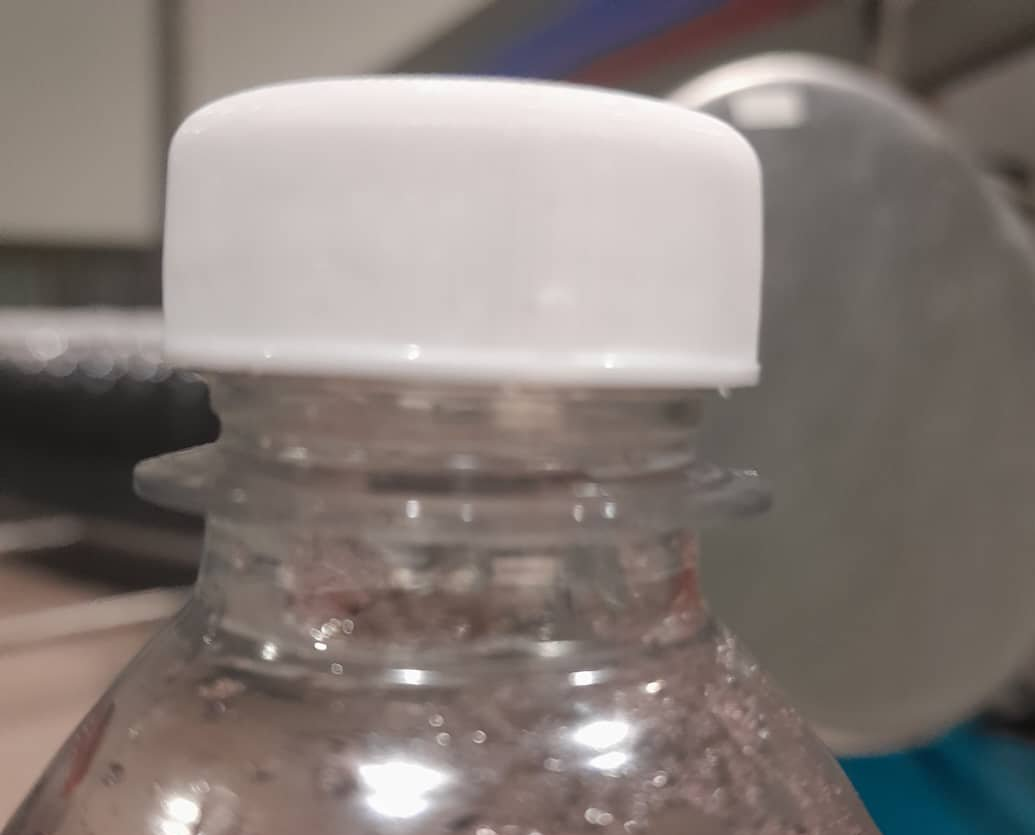
#> input picture photos/17_jpg.rf.HRY1IlqyeD5BTxgpiN8i.jpg, 1035 x 835 px; its folder holds only this picture in this run
$ python -i threshold_morphology.py   (imports and definitions only)
#> lines starting #> are read from the running program, lines starting #| are printed output that depends on the picture; after the words box and inside, x2 and y2 are one past the last pixel; in counts of white or black regions, pixels touching at a corner belong together
"""Thresholding + morphology-based classifier.

STATUS: STUB for Kolega A.

Idea:
    Binarize the image (Otsu or adaptive), clean with morphology
    (opening/closing), then extract shape descriptors from the resulting
    blob (area, solidity, Hu moments, orientation, eccentricity, ...).
    Feed them into a classical classifier (RandomForest / SVM).

The feature extractor here is intentionally minimal so that the pipeline
runs end-to-end. Kolega A should enrich ``_extract_features``.
"""
from __future__ import annotations

import sys
from pathlib import Path

import cv2
import joblib
import numpy as np
from sklearn.ensemble import RandomForestClassifier

sys.path.append(str(Path(__file__).resolve().parents[1]))
from classical.base_classifier import BaseClassifier  # noqa: E402
from config import NUM_CLASSES  # noqa: E402
from data.preprocessing import to_gray  # noqa: E402


def _extract_features(img_gray: np.ndarray) -> np.ndarray:
    """Feature vector built from Otsu binarization + morphology.

    TODO(Kolega A): add Hu moments, solidity, eccentricity, angle of
    min-area rect (see main.py for an example), etc.
    """
    blur = cv2.GaussianBlur(img_gray, (5, 5), 0)
    _, thresh = cv2.threshold(
        blur, 0, 255, cv2.THRESH_BINARY + cv2.THRESH_OTSU
    )
    kernel = np.ones((3, 3), np.uint8)
    clean = cv2.morphologyEx(thresh, cv2.MORPH_OPEN, kernel, iterations=1)
    clean = cv2.morphologyEx(clean, cv2.MORPH_CLOSE, kernel, iterations=1)

    total_pixels = clean.size
    white_ratio = float(clean.sum()) / (255.0 * total_pixels)

    contours, _ = cv2.findContours(
        clean, cv2.RETR_EXTERNAL, cv2.CHAIN_APPROX_SIMPLE
    )
    if not contours:
        return np.array([white_ratio, 0, 0, 0, 0], dtype=np.float32)

    largest = max(contours, key=cv2.contourArea)
    area = float(cv2.contourArea(largest))
    perim = float(cv2.arcLength(largest, closed=True))
    hull = cv2.convexHull(largest)
    hull_area = float(cv2.contourArea(hull)) + 1e-6
    solidity = area / hull_area

    if len(largest) >= 5:
        (_cx, _cy), (ma, MA), _angle = cv2.fitEllipse(largest)
        eccentricity = float(np.sqrt(1 - (ma / (MA + 1e-6)) ** 2))
    else:
        eccentricity = 0.0

    return np.array([white_ratio, area, perim, solidity, eccentricity], dtype=np.float32)


def _batch_features(X_bgr: np.ndarray) -> np.ndarray:
    gray = to_gray(X_bgr)
    return np.stack([_extract_features(img) for img in gray], axis=0)


class ThresholdMorphologyClassifier(BaseClassifier):
    """STUB classifier: Otsu + morphology + shape features + RandomForest."""

    name = "threshold_morphology_rf"

    def __init__(self, n_estimators: int = 200, random_state: int = 42) -> None:
        self.n_estimators = n_estimators
        self.random_state = random_state
        self.clf: RandomForestClassifier | None = None

    def fit(
        self,
        X_train: np.ndarray,
        y_train: np.ndarray,
        X_val: np.ndarray | None = None,
        y_val: np.ndarray | None = None,
    ) -> None:
        feats = _batch_features(X_train)
        self.clf = RandomForestClassifier(
            n_estimators=self.n_estimators,
            random_state=self.random_state,
            n_jobs=-1,
        )
        self.clf.fit(feats, y_train)

    def predict(self, X: np.ndarray) -> np.ndarray:
        assert self.clf is not None
        return self.clf.predict(_batch_features(X)).astype(np.int64)

    def predict_proba(self, X: np.ndarray) -> np.ndarray:
        assert self.clf is not None
        proba = self.clf.predict_proba(_batch_features(X))
        if proba.shape[1] < NUM_CLASSES:
            padded = np.zeros((proba.shape[0], NUM_CLASSES), dtype=proba.dtype)
            for i, c in enumerate(self.clf.classes_):
                padded[:, int(c)] = proba[:, i]
            return padded
        return proba

    def save(self, path: str) -> None:
        assert self.clf is not None
        joblib.dump(self.clf, path)

    def load(self, path: str) -> None:
        self.clf = joblib.load(path)

>>> import cv2
>>> picture = cv2.imread('../photos/17_jpg.rf.HRY1IlqyeD5BTxgpiN8i.jpg', cv2.IMREAD_GRAYSCALE)
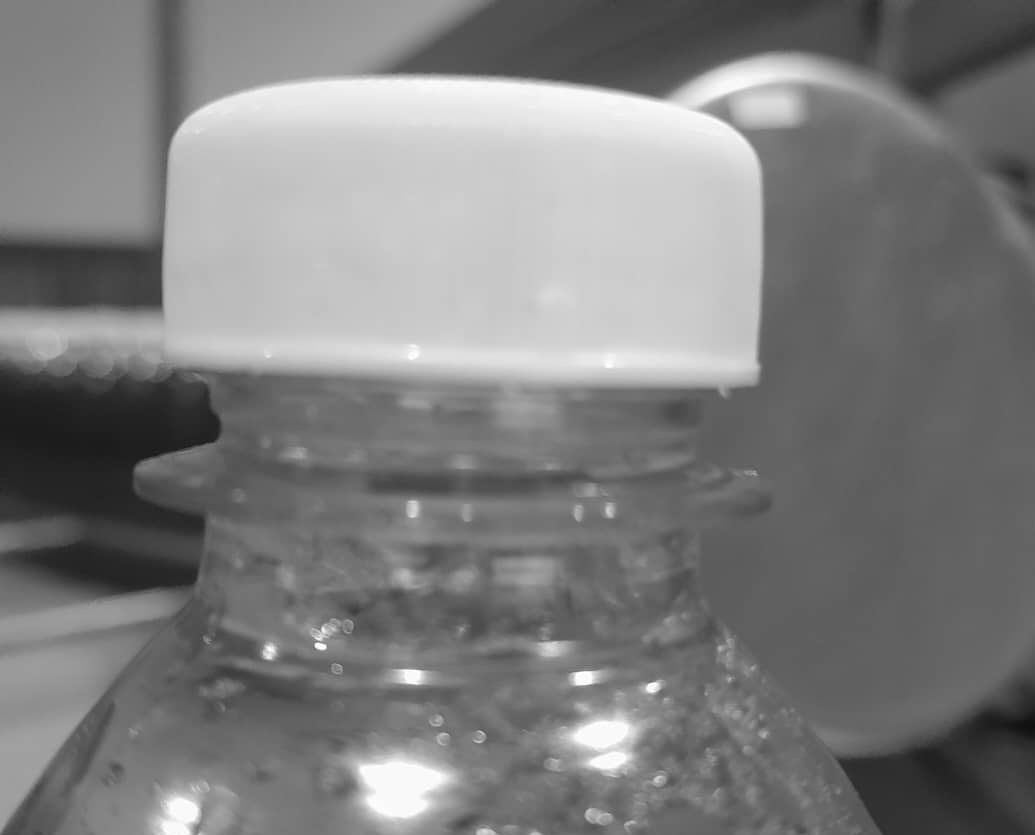
#> picture: shape (835, 1035); min 15, max 255, mean 126
>>> result = _extract_features(picture)
#> in _extract_features, `_, thresh = cv2.threshold( blur, 0, 255, cv2.THRESH_BINARY + cv2.THRES..`:
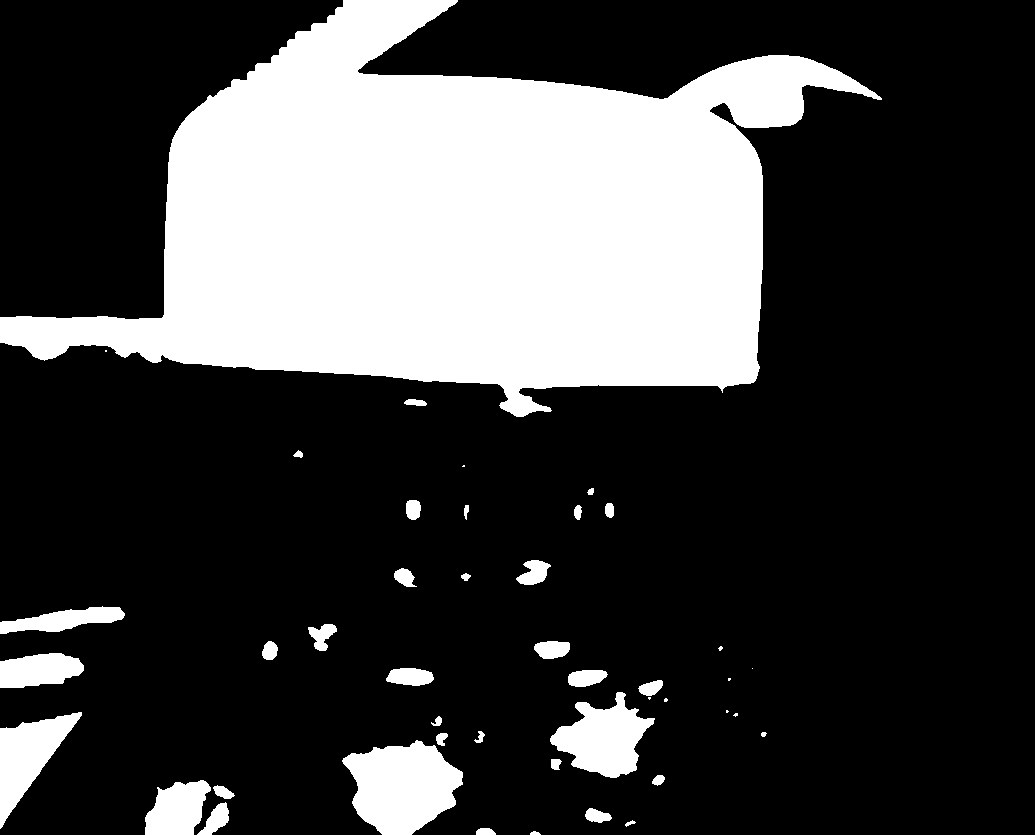
#> thresh: shape (835, 1035); 26% white; 44 white regions (9 under 20 px), largest, box (x1, y1, x2, y2) and area: (0, 0, 882, 417) 195313, (342, 740, 463, 835) 7833, (550, 692, 655, 778) 4963
#> in _extract_features, `clean = cv2.morphologyEx(thresh, cv2.MORPH_OPEN, kernel, iterations=1)`: clean: shape (835, 1035); 26% white; 38 white regions (3 under 20 px), largest, box (x1, y1, x2, y2) and area: (0, 0, 881, 417) 195296, (343, 741, 463, 835) 7825, (550, 692, 654, 778) 4947
#> in _extract_features, `clean = cv2.morphologyEx(clean, cv2.MORPH_CLOSE, kernel, iterations=1)`: clean: shape (835, 1035); 26% white; 38 white regions (3 under 20 px)
#> in _extract_features, `white_ratio = float(clean.sum()) / (255.0 * total_pixels)`: white_ratio = 0.26
#> in _extract_features, `contours, _ = cv2.findContours( clean, cv2.RETR_EXTERNAL, cv2.CHAIN_AP..`: contours = 38 contours, 5 with area under 20; largest, box (x1, y1, x2, y2) and area: (0, 0, 881, 417) 194248, (343, 741, 463, 835) 7666, (550, 692, 654, 778) 4792, (0, 712, 82, 828) 4004, (145, 780, 211, 835) 2500
#> in _extract_features, `largest = max(contours, key=cv2.contourArea)`: largest = contour of 717 points, box (x1, y1, x2, y2) (0, 0, 881, 417), area 194248
#> in _extract_features, `area = float(cv2.contourArea(largest))`: area = 194248.5
#> in _extract_features, `perim = float(cv2.arcLength(largest, closed=True))`: perim = 2847.6
#> in _extract_features, `hull = cv2.convexHull(largest)`: hull = contour of 29 points, box (x1, y1, x2, y2) (0, 0, 881, 417), area 259508
#> in _extract_features, `hull_area = float(cv2.contourArea(hull)) + 1e-6`: hull_area = 259507.5
#> in _extract_features, `solidity = area / hull_area`: solidity = 0.749
#> in _extract_features, `(_cx, _cy), (ma, MA), _angle = cv2.fitEllipse(largest)`: ma = 371.2; MA = 902.6
#> in _extract_features, `eccentricity = float(np.sqrt(1 - (ma / (MA + 1e-6)) ** 2))`: eccentricity = 0.912
#> result = [0.26, 194248.5, 2847.6, 0.749, 0.912]
